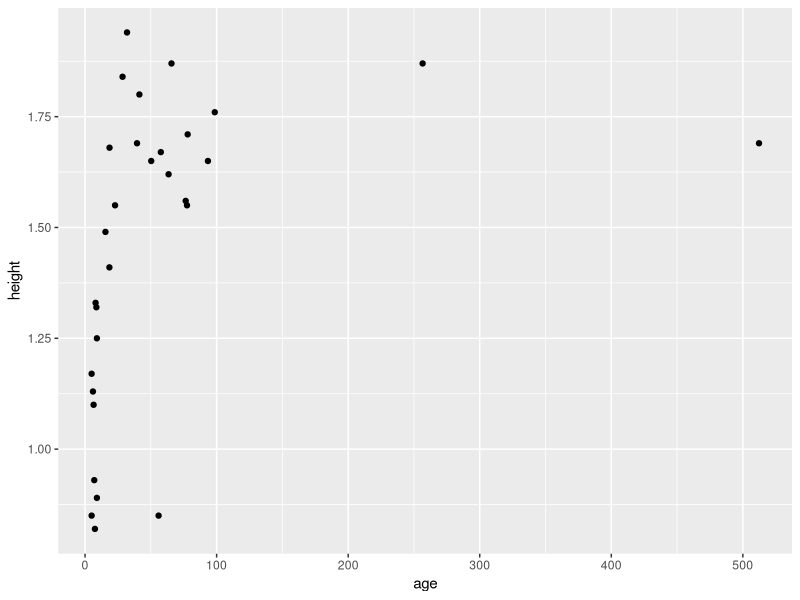
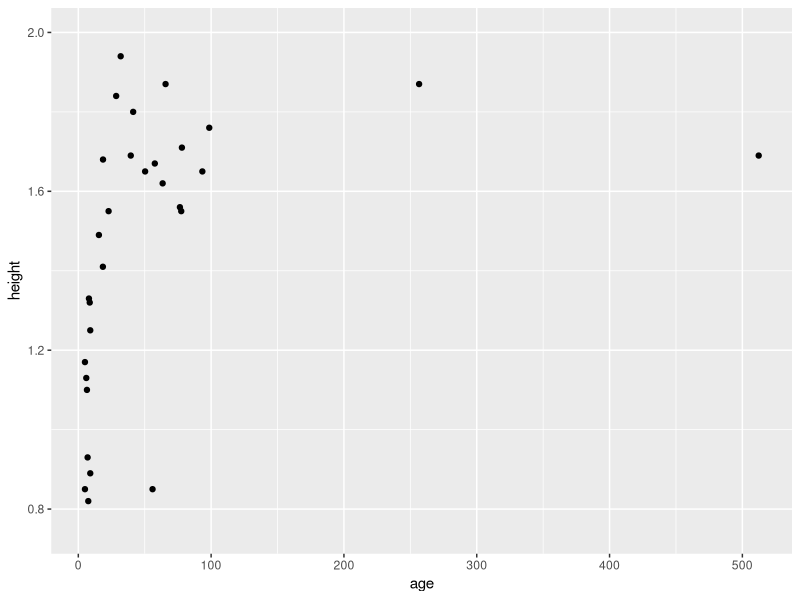
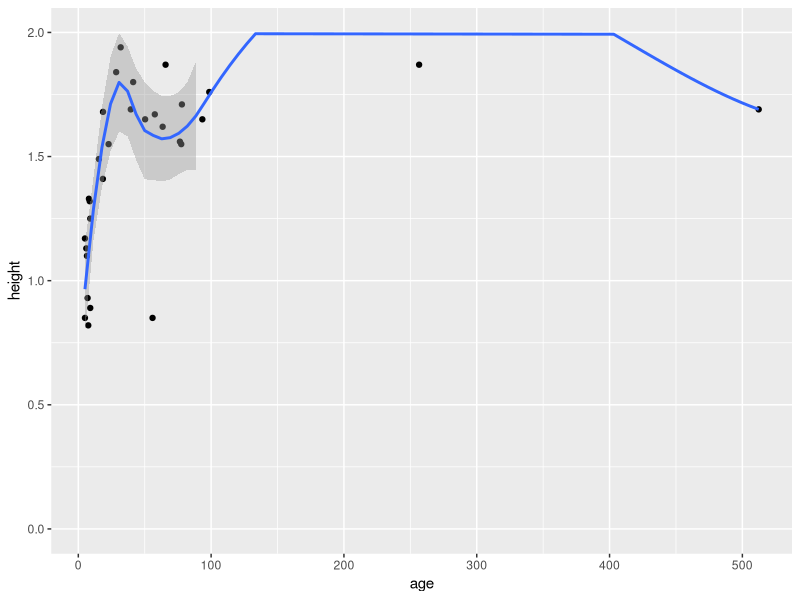
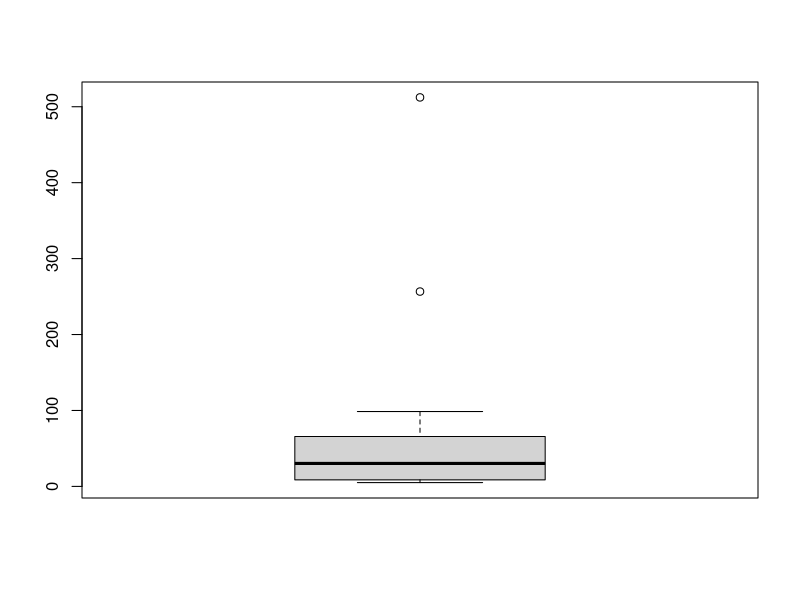
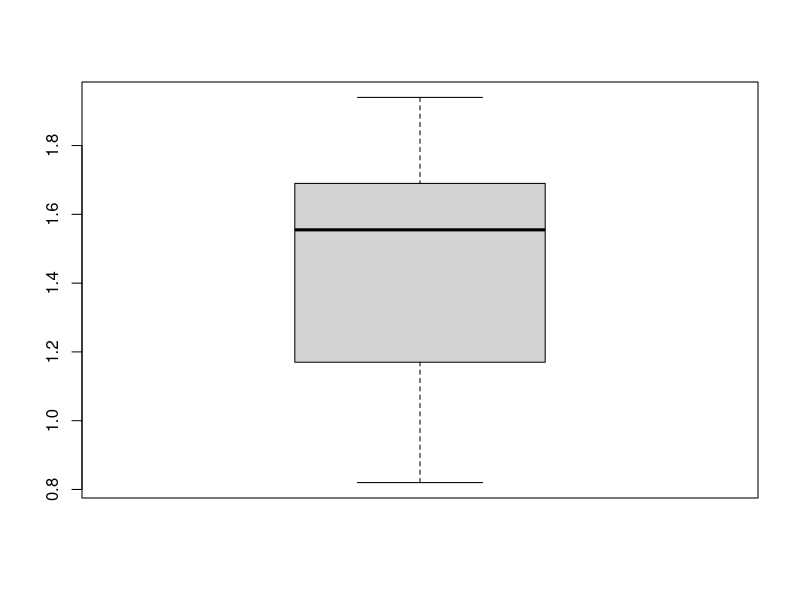
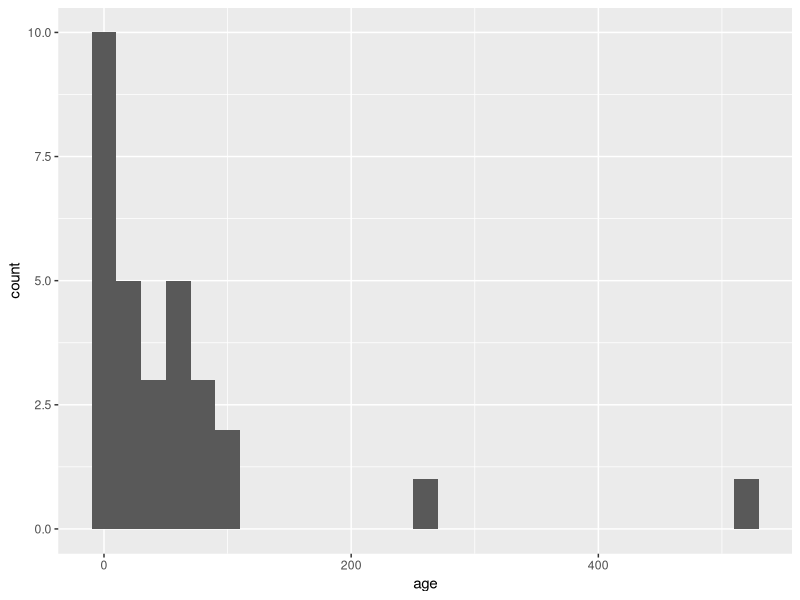
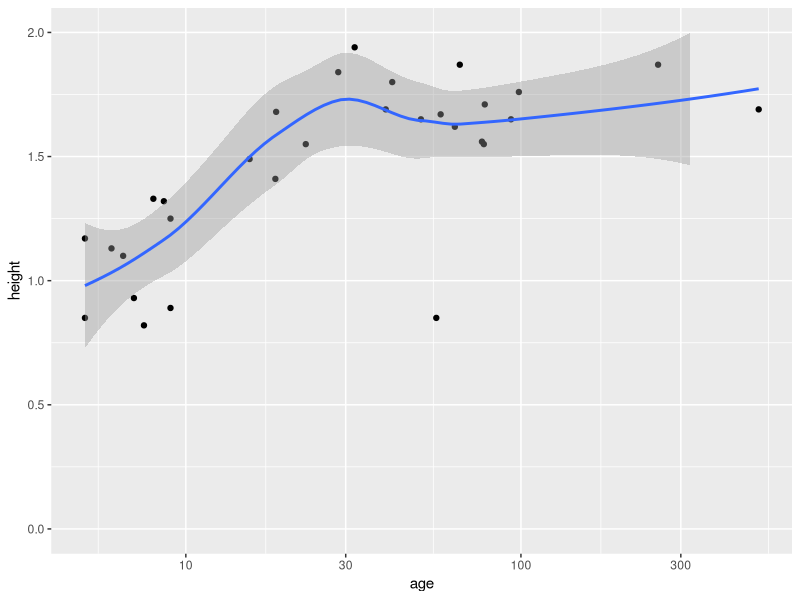
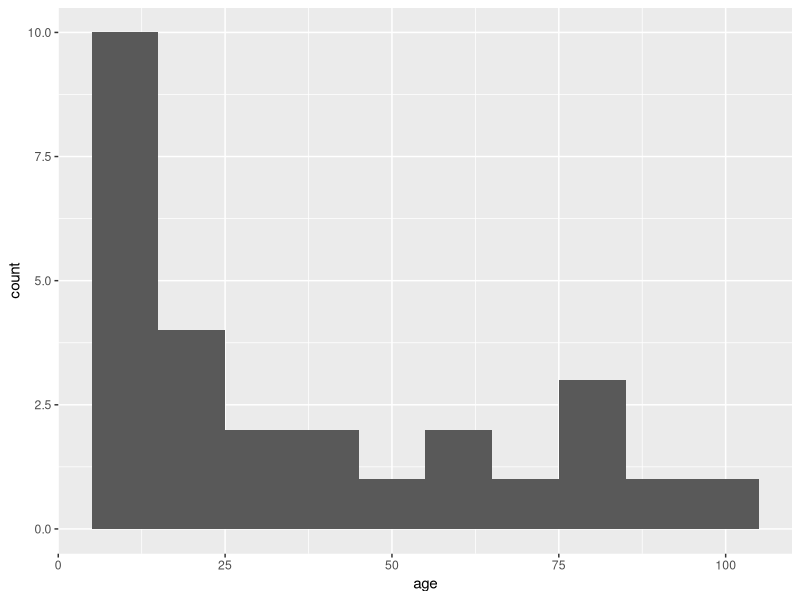

The R script that drew these images, in order:
## ---- chunk 1
#distill::mypurl()
## ---- chunk 2
library(ggplot2)
library(dplyr)
library(scales)

# create some data about age and height of people
people <- data.frame(
  ID = c(1:30),
  
  age = c(5.0, 7.0, 6.5 ,9.0, 8.0, 5.0, 8.6, 7.5, 9.0, 6.0,
          63.5 ,65.7, 57.6, 98.6, 76.5, 78.0, 93.4, 77.5, 256.6, 512.3,
          15.5, 18.6, 18.5, 22.8, 28.5, 39.5, 55.9, 50.3, 31.9, 41.3),
  
  height = c(0.85, 0.93, 1.1, 1.25, 1.33, 1.17, 1.32, 0.82, 0.89, 1.13,
             1.62, 1.87, 1.67, 1.76, 1.56, 1.71, 1.65, 1.55, 1.87, 1.69,
             1.49, 1.68, 1.41, 1.55, 1.84, 1.69, 0.85, 1.65, 1.94, 1.80),
  
  weight = c(45.5, 54.3, 76.5, 60.4, 43.4, 36.4, 50.3, 27.8, 34.7, 47.6,
             84.3, 90.4, 76.5, 55.6, 54.3, 83.2, 80.7, 55.6, 87.6, 69.5,
             48.0, 55.6, 47.6, 60.5, 54.3, 59.5, 34.5, 55.4, 100.4, 110.3)
)

# build a scatterplot for a first inspection
ggplot(people, aes(x=age, y=height)) + 
  geom_point() 

ggplot(people, aes(x=age, y=height)) + 
  geom_point() +
  scale_y_continuous(limits = c(0.75, 2))

# Go to help page: http://docs.ggplot2.org/current/ -> Search for icon of fit-line
# http://docs.ggplot2.org/current/geom_smooth.html

# build a scatterplot for a first inspection, with regression line
ggplot(people, aes(x=age, y=height)) + 
  geom_point() + 
  scale_y_continuous(limits=c(0, 2.0)) +
  geom_smooth()

# stem and leaf plot
stem(people$height)
stem(people$height, scale=2)

# explore the two variables with box-whiskerplots
summary(people$age)
boxplot(people$age)

summary(people$height)
boxplot(people$height)

# explore data with a histgram
ggplot(people, aes(x=age)) + 
  geom_histogram(binwidth=20)  

density(x = people$height)

# re-expression: use log or sqrt axes
#
# Find here guideline about scaling axes 
# http://www.cookbook-r.com/Graphs/Axes_(ggplot2)/
# http://docs.ggplot2.org/0.9.3.1/scale_continuous.html

# logarithmic axis: respond to skewness in the data, e.g. log10 
ggplot(people, aes(x=age, y=height)) + 
  geom_point() + 
  scale_y_continuous(limits=c(0, 2.0)) +
  geom_smooth() +
  scale_x_log10()

# outliers: Remove very small and very old people

peopleClean <- people %>%
  filter(ID != 27) %>%    # Diese Person war zu klein.
  filter(age < 100)       # Fehler in der Erhebung des Alters

ggplot(peopleClean, aes(x=age)) + 
  geom_histogram(binwidth=10)

ggplot(peopleClean, aes(x=age, y=height)) + 
  geom_point() + 
  scale_y_continuous(limits=c(0, 2.0)) +
  geom_smooth()

# with custom binwidth
ggplot(peopleClean, aes(x=age)) + 
  geom_histogram(binwidth=10) + 
  theme_bw() # specifying the theme

# quadratic axis
ggplot(peopleClean, aes(x=age, y=height)) + 
  geom_point() + scale_y_continuous(limits=c(0, 2.0)) +
  geom_smooth(method="lm", fill='lightblue', size=0.5, alpha=0.5) + 
  scale_x_sqrt()

# filter "teenies": No trend
filter(peopleClean, age < 15) %>%
  ggplot(aes(x=age, y=height)) + 
  geom_point() + 
  scale_y_continuous(limits=c(0, 2.0)) +
  geom_smooth(method="lm", fill='lightblue', size=0.5, alpha=0.5)

# filter "teenies": No trend
peopleClean %>%
  filter(age > 55) %>%
  ggplot(aes(x=age, y=height)) + 
  geom_point() + 
  scale_y_continuous(limits=c(0, 2.0)) +
  geom_smooth(method="lm", fill='lightblue', size=0.5, alpha=0.5)

# Onwards towards multidimensional data

# Finally, make a scatterplot matrix
pairs(peopleClean[,2:4], panel=panel.smooth)

pairs(peopleClean[,2:4], panel=panel.smooth)
